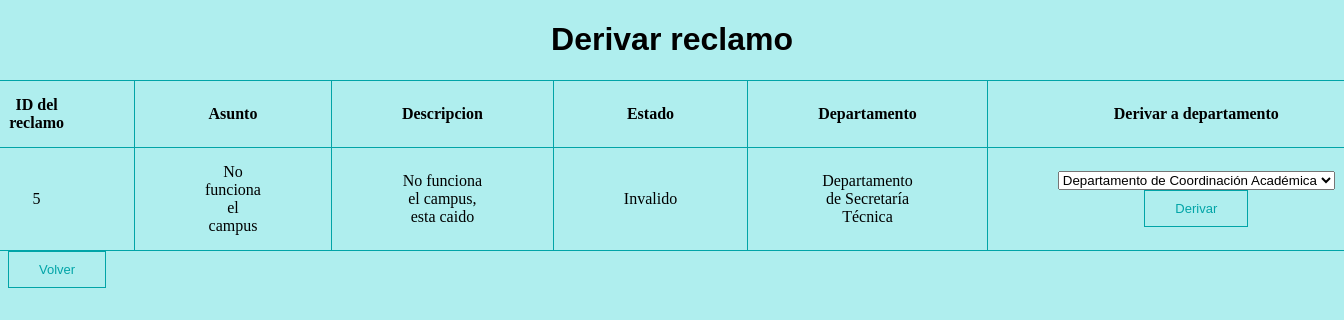
The page /derivar_reclamo/5 (signed in) on the database its author committed.
### modules/classes.py (models this page shows, shortened)
class Reclamo(db.Model):
    id = db.Column(db.Integer,primary_key=True)
    usuario_creador = db.Column(db.String(100))
    asunto = db.Column(db.String(1000))
    descripcion = db.Column(db.String(1000))
    departamento_id = db.Column(db.Integer, db.ForeignKey('departamento.id'), nullable=True)
    estado =  db.Column(db.String(100))
    adherente = db.Column(db.String(100))
    fecha = db.Column(db.DateTime, default=datetime.utcnow)

class Departamento(db.Model):
    id = db.Column(db.Integer, primary_key=True)
    nombre = db.Column(db.String(100), nullable=False)
    jefe = db.Column(db.String(200))

### server.py (the view)
@app.route("/derivar_reclamo/<int:reclamo_id>", methods=['GET','POST'])
@admin_only
def derivar_reclamo(reclamo_id):
    reclamo = Reclamo.query.get(reclamo_id)
    departamentos = Departamento.query.all()
    if request.method == 'POST':
        departamento = request.form.get('departamento')
        current_user.derivar_reclamo(reclamo_id,departamento)
    return render_template('derivar_reclamo.html',reclamo=reclamo,departamentos=departamentos)

### server.py (called while the page is built)
@login_manager.user_loader
def user_loader(user_id):
    user = Usuario.query.get(user_id)
    if user:
        if user.id in admin_list:
            return Jefe_departamento.query.get(user_id)  #en base al id clasifica al usuario actual en jefe o usuario final
        else:
            return Usuario_final.query.get(user_id)

def admin_only(f):
    @wraps(f)
    def decorated_function(*args, **kwargs):
        if not current_user.is_authenticated or current_user.id not in admin_list:
            return abort(403)
        return f(*args, **kwargs)
    return decorated_function

### templates/derivar_reclamo.html (shortened to what this page needs)
<!DOCTYPE html>
<html lang="en">
<html>
    <head style="background-color:paleturquoise">
    </head>
    <body style="background-color:paleturquoise">
        <h1 class="centrar_element">Derivar reclamo</h1>
        <div class="table-container">
            <table>
                <tr>
                    <td><b>ID del reclamo</b></td>
                    <td><b>Asunto</b></td>
                    <td><b>Descripcion</b></td>
                    <td><b>Estado</b></td>
                    <td><b>Departamento</b></td>
                    <td><b>Derivar a departamento</b></td>
                </tr>
                <tr>
                    <td>{{ reclamo.id }}</td>
                    <td>{{ reclamo.asunto }}</td>
                    <td>{{ reclamo.descripcion }}</td>
                    <td>{{ reclamo.estado }}</td>
                    {% for departamento in departamentos %}
                        {% if departamento.id == reclamo.departamento_id %}
                            <td>{{ departamento.nombre }}</td>
                        {% endif %}
                    {% endfor %}
                    <td>
                        <form action="{{ url_for('derivar_reclamo',reclamo_id=reclamo.id) }}" method="post">
                            <select name="departamento" id="departamento">
                                {% for departamento in departamentos %}
                                    <option value="{{ departamento.id }}">{{ departamento.nombre }}</option>
                                {% endfor %}
                            </select>
                            <button type="submit">Derivar</button>
                        </form>
                    </td>
                </tr>
            </table>
        </div>
        <button onclick="location.href='/manejar_reclamo'">Volver</button>
    </body>
</html>

### templates/derivar_reclamo.html (style rules this page uses)
table,tr,td { align-content: center; padding-top: 15px; padding-bottom: 15px; padding-right:70px; padding-left: 70px; border: 1px solid #01a4a7; border-collapse: collapse; text-align: center; }
table { max-width: 100%; }
button { border:1px solid #01a4a7; border-style: double; color:#01a4a7; align-content: center; background-color: paleturquoise; padding: 10px 30px; cursor: pointer; font-size: small; }
h1 { color:black; font-family:Arial, Helvetica, sans-serif; }
.centrar_element { align-items: center; justify-content: center; display: flex; }
.table-container { display: flex; justify-content: center; }

### rows shown on the page
Reclamo: id "5", asunto "No funciona el campus", descripcion "No funciona el campus, esta caido", estado "Invalido"
Departamento: nombre "Departamento de Secretaría Técnica"

### other values the page prints
form field departamento "Departamento de Coordinación Académica"
